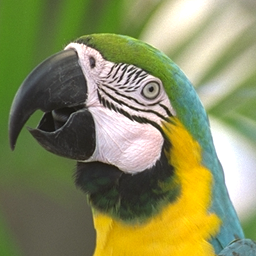
%> input picture graphics/Program_lpgpca/Images/Parrot.tif, 256 x 256 px
$ octave Test_LPGPCA_Color.m   (GNU Octave 9; MATLAB toolbox functions it lacks are replaced by stand-ins)
%> lines starting %> are read from the running program, lines starting %| are printed output that depends on the picture
### graphics/Program_lpgpca/Code/LPGPCA_color_denoising.m
function [d_im psnr_1 ssim_1 psnr_2 ssim_2]  = LPGPCA_color_denoising( nI, oI, v, profile, K )
s      =   2;
if strcmp(profile, 'fast')
    s   =  2;
elseif strcmp(profile, 'normal')
    s   =  2;
end
[n,m,ch]=size(oI);

figure(1),clf;
imshow(blow(oI./255));

figure(2),clf;
imshow(nI./255);
[h w ch]    =   size(nI);

%%%%%%%%%%%%%% denoising %%%%%%%%%%%%%%%%%%%
%%%initial denoising
v2     =   v^2;
S      =   20;       %training block (2k+1)*(2k+1)
t      =   3;        %variable block (2t+1)*(2t+1)
nblk   =   250;
b      =   2*t+1;
b2     =   b*b;

k     =  0;
N     =  h-b+1;
M     =  w-b+1;
L     =  N*M;
r     =  [1:s:N];
r     =  [r r(end)+1:N];
c     =  [1:s:M];
c     =  [c c(end)+1:M];
X     =  zeros(b*b*ch,L,'single');
for i  = 1:b
    for j  = 1:b
        k    =  k+1;
        blk  =  nI(i:h-b+i,j:w-b+j, 1);
        blk  =  blk(:);
        X(k,:) =  blk';
        blk  =  nI(i:h-b+i,j:w-b+j, 2);
        blk  =  blk(:);
        X(k+b2,:) =  blk';
        blk  =  nI(i:h-b+i,j:w-b+j, 3);
        blk  =  blk(:);
        X(k+b2*2,:) =  blk';
    end
end
if strcmp(profile, 'fast')
    X1       =   dim_reduction(X);
    XT       =   X1';
else
    XT       =   X';
end
I        =   (1:L);
I        =   reshape(I, N, M);
N1       =   length(r);
M1       =   length(c);
L        =   N1*M1;
Y        =   zeros( b2*ch, L );

for  i  =  1 : N1
    for  j  =  1 : M1

        row      =   r(i);
        col      =   c(j);
        off      =   (col-1)*N + row;
        off1     =   (j-1)*N1 + i;

        indc              =   LPG_new( XT, row, col, off, nblk, S, I );
        [coe, P, V, mX]   =   getpca( X(:, indc) );
        py                =   mean(coe.^2, 2);
        px                =   max(0, py-v2);
        wei               =   px./py;
        Y(:,off1)         =   P'*(coe(:,1).*wei) + mX(:,1);

    end
end

% Output the processed image
dI       =  zeros(h,w,ch);
im_wei   =  zeros(h,w,ch);
k        =  0;
for i  = 1:b
    for j  = 1:b
        k    =  k+1;
        dI(r-1+i,c-1+j,1)       =  dI(r-1+i,c-1+j, 1) + reshape( Y(k,:)', [N1 M1]);
        im_wei(r-1+i,c-1+j,1)   =  im_wei(r-1+i,c-1+j,1) + 1;
        dI(r-1+i,c-1+j,2)       =  dI(r-1+i,c-1+j, 2) + reshape( Y(k+b2,:)', [N1 M1]);
        im_wei(r-1+i,c-1+j,2)   =  im_wei(r-1+i,c-1+j,2) + 1;
        dI(r-1+i,c-1+j,3)       =  dI(r-1+i,c-1+j, 3) + reshape( Y(k+b2*2,:)', [N1 M1]);
        im_wei(r-1+i,c-1+j,3)   =  im_wei(r-1+i,c-1+j,3) + 1;
    end
end
dI        =   dI./(im_wei+eps);
figure(3),clf;
imshow(blow(dI(K+1:n-K,K+1:m-K,:)./255));
imwrite(dI(K+1:n-K,K+1:m-K,:)/255,'Results\basic_lpgpca.tif','tif');

psnr_1   = csnr_color(oI,dI,K,K);
ssim_1   = cal_ssim( oI(:,:,1), dI(:,:,1), K, K );
ssim_2   = cal_ssim( oI(:,:,2), dI(:,:,2), K, K );
ssim_3   = cal_ssim( oI(:,:,3), dI(:,:,3), K, K );
ssim_1   = (ssim_1+ssim_2+ssim_3)/3;

dif_1=dI(K+1:n-K,K+1:m-K,1)-nI(K+1:n-K,K+1:m-K,1);
dif_2=dI(K+1:n-K,K+1:m-K,2)-nI(K+1:n-K,K+1:m-K,2);
dif_3=dI(K+1:n-K,K+1:m-K,3)-nI(K+1:n-K,K+1:m-K,3);
vd_1=v^2-(mean(mean(dif_1.^2)));
vd_2=v^2-(mean(mean(dif_2.^2)));
vd_3=v^2-(mean(mean(dif_3.^2)));
vd  = (vd_1+vd_2+vd_3)/3;
v1=sqrt(abs(vd));
%-----------------------------------------------------------------
% The second stage: refinement
%-----------------------------------------------------------------
nI    =  dI;
v     =  v1*0.37;
v2    =  v^2;

k     =   0;
N     =  h-b+1;
M     =  w-b+1;
L     =  N*M;
r     =  [1:s:N];
r     =  [r r(end)+1:N];
c     =  [1:s:M];
c     =  [c c(end)+1:M];
X     =  zeros(b*b*ch,L,'single');
for i  = 1:b
    for j  = 1:b
        k    =  k+1;
        blk  =  nI(i:h-b+i,j:w-b+j, 1);
        blk  =  blk(:);
        X(k,:) =  blk';
        blk  =  nI(i:h-b+i,j:w-b+j, 2);
        blk  =  blk(:);
        X(k+b2,:) =  blk';
        blk  =  nI(i:h-b+i,j:w-b+j, 3);
        blk  =  blk(:);
        X(k+b2*2,:) =  blk';
    end
end
if strcmp(profile, 'fast')
    X1       =   dim_reduction(X);
    XT       =   X1';
else
    XT       =   X';
end
I        =   (1:L);
I        =   reshape(I, N, M);
N1       =   length(r);
M1       =   length(c);
L        =   N1*M1;
Y        =   zeros( b2*ch, L );

for  i  =  1 : N1
    for  j  =  1 : M1
        row     =   r(i);
        col     =   c(j);
        off     =  (col-1)*N + row;
        off1    =  (j-1)*N1 + i;

        indc              =   LPG_new( XT, row, col, off, nblk, S, I );
        [coe, P, V, mX]   =   getpca( X(:, indc) );
        py                =   mean(coe.^2, 2);
        px                =   max(0, py-v2);
        wei               =   px./py;
        Y(:,off1)         =   P'*(coe(:,1).*wei) + mX(:,1);
    end
end

% Output the processed image
dI       =  zeros(h,w,ch);
im_wei   =  zeros(h,w,ch);
k        =  0;
for i  = 1:b
    for j  = 1:b
        k    =  k+1;
        dI(r-1+i,c-1+j,1)       =  dI(r-1+i,c-1+j, 1) + reshape( Y(k,:)', [N1 M1]);
        im_wei(r-1+i,c-1+j,1)   =  im_wei(r-1+i,c-1+j,1) + 1;
        dI(r-1+i,c-1+j,2)       =  dI(r-1+i,c-1+j, 2) + reshape( Y(k+b2,:)', [N1 M1]);
        im_wei(r-1+i,c-1+j,2)   =  im_wei(r-1+i,c-1+j,2) + 1;
        dI(r-1+i,c-1+j,3)       =  dI(r-1+i,c-1+j, 3) + reshape( Y(k+b2*2,:)', [N1 M1]);
        im_wei(r-1+i,c-1+j,3)   =  im_wei(r-1+i,c-1+j,3) + 1;
    end
end
dI        =   dI./(im_wei+eps);

psnr_2    =  csnr_color(oI,dI,K,K);
ssim_21   = cal_ssim( oI(:,:,1), dI(:,:,1), K, K );
ssim_22   = cal_ssim( oI(:,:,2), dI(:,:,2), K, K );
ssim_23   = cal_ssim( oI(:,:,3), dI(:,:,3), K, K );
ssim_2    = (ssim_21+ssim_22+ssim_23)/3;

figure(4),clf;
imshow(blow(dI(K+1:n-K,K+1:m-K,:)./255));

d_im  =  dI(K+1:n-K,K+1:m-K,:);
return;


% [6 lines left out: function dim_reduction, not called in this run]

### graphics/Program_lpgpca/Test_LPGPCA_Color.m
%%%%%%%%%%%%%%%%%%%%%%%%%%%%%%%%%%%%%%%%%%%%%%%%%%%%%%%%%%%%%%%%%%%%%%%%%%
%
% All rights reserved.
% This work should only be used for nonprofit purposes.
%
% Please cite the paper when you use th code:
%
% Lei Zhang, Weisheng Dong, David Zhang, Guangming Shi
% Two-stage Image Denoising by Principal Component Analysis with Local
% Pixel Grouping, Pattern Recognition, vol. 43, issue 4, pp. 1531-1549,
% Apr. 2010
%
% AUTHORS:
%     Weisheng Dong, Lei Zhang, email:
%     wsdong@mail.xidian.edu.cn / lzhang@comp.polyu.edu.hk
%
%  Latest modify at Mar. 17, 2011
%
%  Two profiles for this code: 'fast' and  'normal'
%  'fast'---fastest speed but slight performance decreases;
%  'normal'---higher performance but computation time increases
%
%%%%%%%%%%%%%%%%%%%%%%%%%%%%%%%%%%%%%%%%%%%%%%%%%%%%%%%%%%%%%%%%%%%%%%%%%%
clc;
clear;

profile    =  'normal';
seed       =  0;
randn( 'state', seed );

oI         =  double( imread('Images\Parrot.tif') );
v          =  20;
noise      =   randn(size( oI ));
noise      =   noise/sqrt(mean2(noise.^2));
nI         =   oI + v*noise;
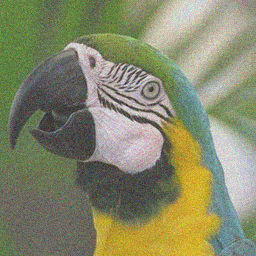
%> nI: size 256x256x3 double; mean R, G, B 136.5, 140, 94; drawn with min black and max white
K          =   0;    % The width of the excluded boundaries, set to 20 to get the results in our paper
imwrite(nI./255, 'Noisy_Parrot.ppm');
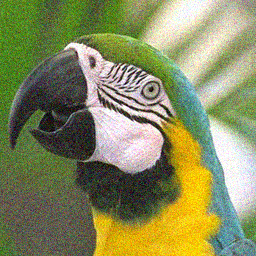
%> saved as Noisy_Parrot.ppm: size 256x256x3 uint8; mean R, G, B 135.7, 139.7, 94.4

[ d_im psnr1 ssim1 psnr2 ssim2 ]   =  LPGPCA_color_denoising( nI, oI, v, profile, K );
%> after the loop in LPGPCA_color_denoising, `for i  = 1:b`: k = 49
%> (the run ends here)
